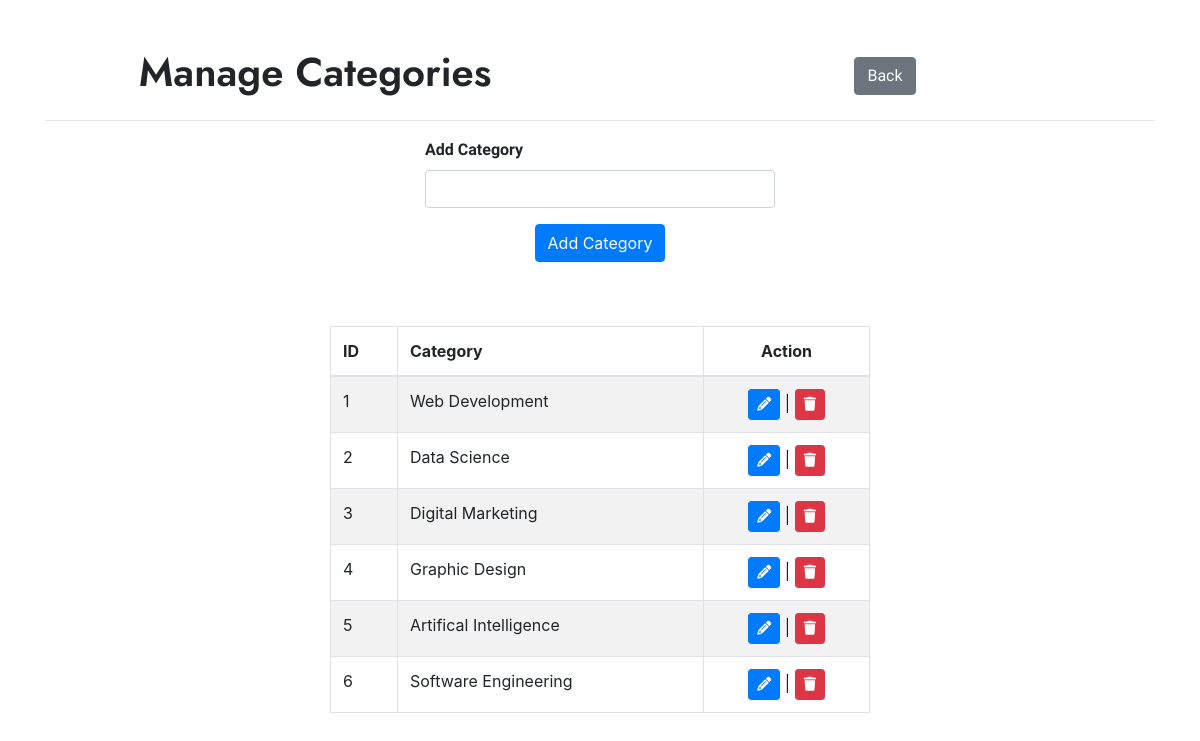
/user/admin-categories.php (signed in), run on the app's committed database.
### tables this page shows
CREATE TABLE `categories` (
  `id` int(11) NOT NULL,
  `category_name` varchar(255) NOT NULL
);

### user/admin-categories.php (the view, shortened to what this page needs)
<?php
require_once '../core/database.php';
?>
<!DOCTYPE html>
<html lang="en">
<head>
    <?php include_once './includes/style_links.php'; ?>
    <link rel="stylesheet" href="https://cdn.datatables.net/2.1.8/css/dataTables.bootstrap4.css">
    <link rel="stylesheet" href="css/custom.min.css">
</head>
<body>
    <div class="container mt-5">
        <div class="row align-items-center">
            <div class="col-6 text-center">
                <h1>Manage Categories</h1>
            </div>
            <div class="col-6 text-center">
                <a href="index.php" class="btn btn-secondary">Back</a>
            </div>
        </div>
        <hr>
        <form action="" method="post">
            <div class="row">
                <div class="col-4 mx-auto">
                    <div class="row">
                        <div class="col-12">
                            <div class="form-group">
                                <label for="category_name">Add Category</label>
                                <input type="text" name="category_name" id="category_name" class="form-control">
                            </div>
                        </div>
                        <div class="col-12">
                            <div class="form-group text-center">
                                <button type="submit" name="submit" class="btn btn-primary">Add Category</button>
                            </div>
                        </div>
                    </div>
                </div>
            </div>
        </form>
        <div class="row my-5">
            <div class="col-6 mx-auto">
                <table id="example" class="table table-striped table-bordered" style="width:100%">
                    <thead>
                        <tr>
                            <th>ID</th>
                            <th>Category</th>
                            <th class="text-center">Action</th>
                        </tr>
                    </thead>
                    <tbody>
                        <?php
                        $catQ = $con->query("SELECT * FROM `categories`");
                        while ($cat = mysqli_fetch_object($catQ)):
                        ?>
                            <tr>
                                <td><?= $cat->id ?></td>
                                <td><?= $cat->category_name ?></td>
                                <td class="text-center">
                                    <a href="#!" class="btn btn-primary btn-sm btn-edit-cat" data-id="<?= $cat->id ?>">
                                        <i class="fas fa-pencil"></i>
                                    </a> | <a href="#!" class="btn btn-danger btn-sm btn-del-cat" data-id="<?= $cat->id ?>">
                                        <i class="fas fa-trash"></i>
                                    </a>
                                </td>
                            </tr>
                        <?php endwhile; ?>
                    </tbody>
                </table>
            </div>
        </div>
    </div>
</body>
</html>

### user/includes/style_links.php (shortened to what this page needs)
<link
    rel="stylesheet"
    href="https://cdn.jsdelivr.net/npm/bootstrap@4.6.2/dist/css/bootstrap.min.css"
 />
<link rel="stylesheet" href="https://cdnjs.cloudflare.com/ajax/libs/font-awesome/6.6.0/css/all.min.css" />

### data on the page
categories: id "1", category_name "Web Development"
categories: id "2", category_name "Data Science"
categories: id "3", category_name "Digital Marketing"
categories: id "4", category_name "Graphic Design"
categories: id "5", category_name "Artifical Intelligence"
categories: id "6", category_name "Software Engineering"
